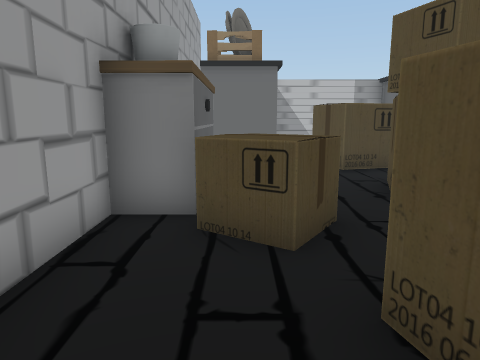
[1] (above)

17 first-person views from a walk through a Unity game level. The camera is 1.4 m above the floor, tilts 10° down and sees 70° across. The floor is counted in squares, 1 m on a side. Each view is taken from the middle of a square. On the plan, view 1 faces up. The plan holds only what a view shows up to about 15 squares ahead; the rest is blank. The place goes on beyond the plan. Some surface patterns are stand-ins.

[2]
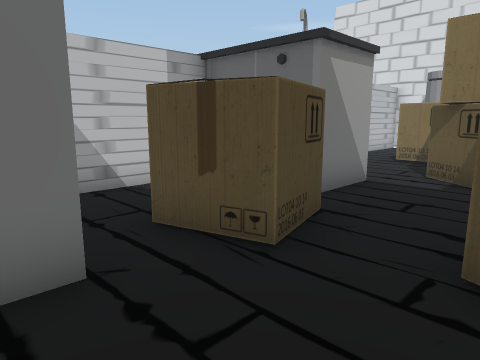

[3]
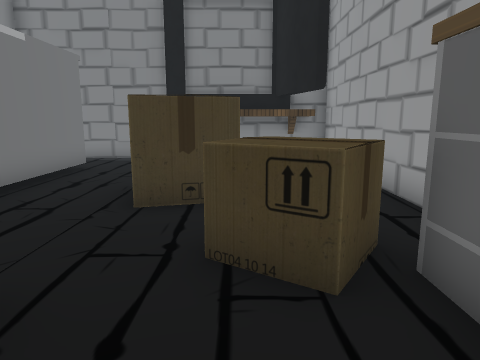

[4]
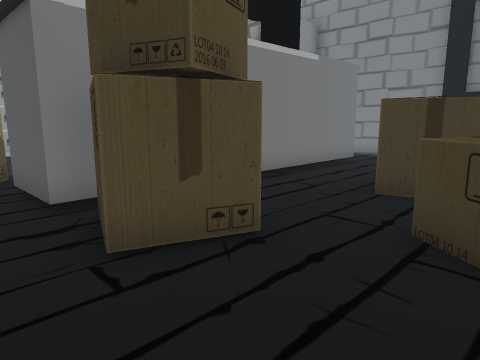

[5]
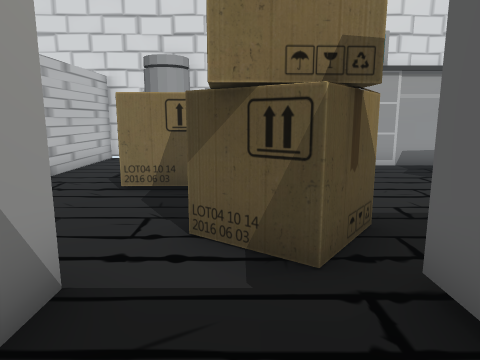

[6]
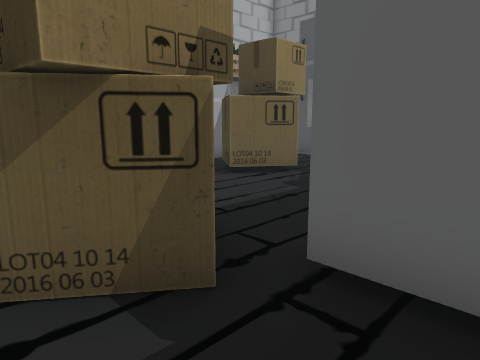

[7]
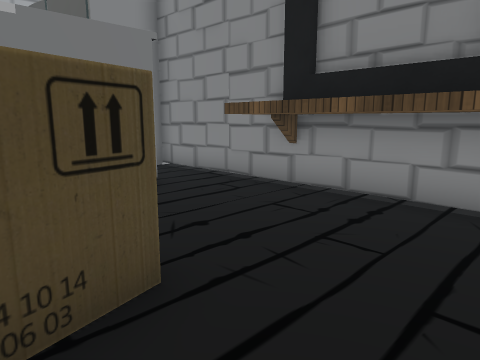

[8]
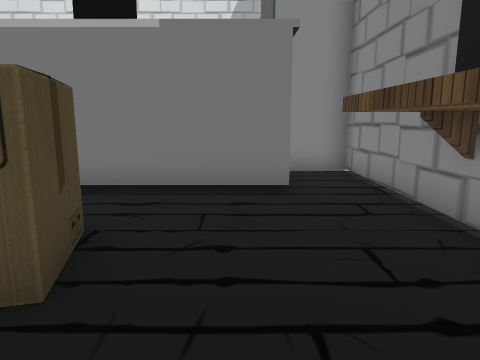

[9]
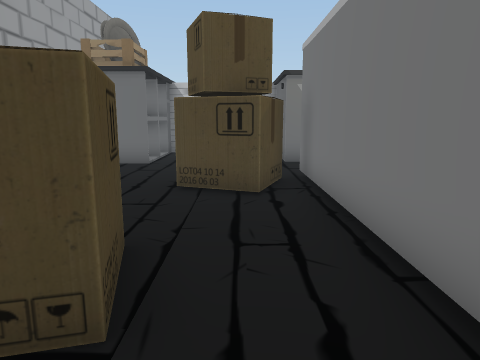

[10]
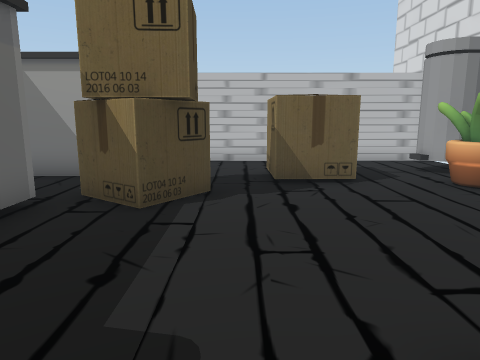

[11]
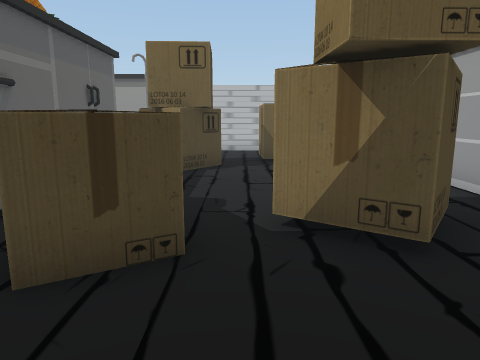

[12]
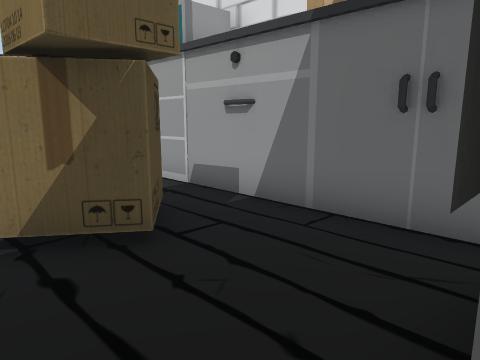

[13]
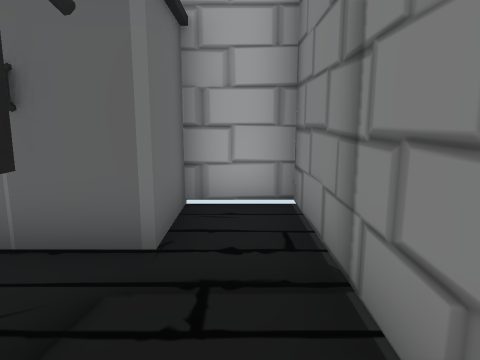

[14]
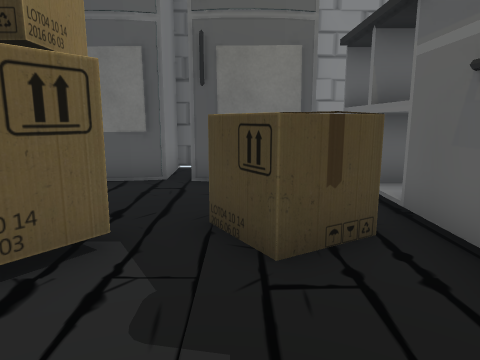

[15]
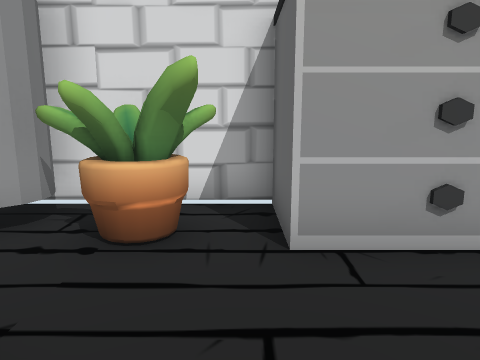

[16]
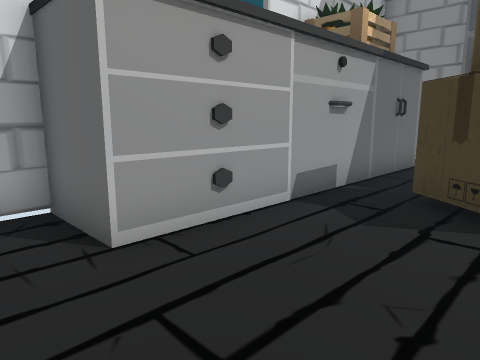

[17]
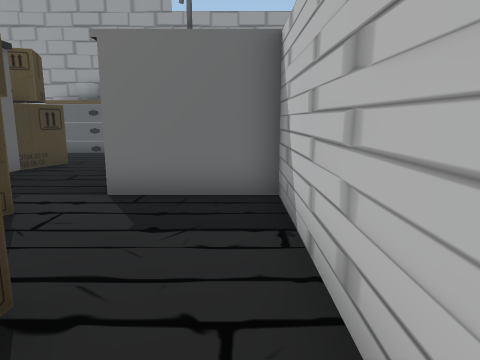

### Floor plan
Points are (right, up) in squares from view 1. A wall is a line through its corners. A room is listed if a view was taken in it or the views show most of it. See-through windows are left out.
Room 1 (views 1, 2, 3, 4, 5, 6, 7, 8, 9, 10, 11, 12, 13, 14, 15, 16, 17)
walls: (5.5, -2) (5.5, 7.5) (7.7, 7.5) (7.7, -2); (15.4, -0.7) (15.6, -0.3); (17.6, 7.5) (17.6, 11.1); (11.4, -3.9) (17.6, -3.9) (17.6, -2.1) (15.6, -2.1) (15.6, 4.3); (4, 13.7) (1.1, 13.7) (1.1, 13.1); (1.1, 11.2) (1.1, 10) (-0.8, 10); (1.1, 11.9) (1.1, 11.5); (-1.9, 4.5) (-1.9, -3.9) (8.4, -3.9); (17.6, 13.7) (7.7, 13.7) (7.7, 10.5) (5.5, 10.5) (5.5, 11.4)
objects: bookshelf (-1, -3) to (4, -3); other object (0, 4) to (1, 5); other object (1, 1) to (3, 3); other object (2, 9) to (4, 11); other object (3, 6) to (5, 7); other object (8, 7) to (10, 9); other object (9, -2) to (10, -2); other object (9, 1) to (10, 3); other object (12, -2) to (14, -2); other object (12, 1) to (14, 4); other object (12, 10) to (13, 11); other object (15, 9) to (17, 10); other object (16, 5); other object (16, 7); bin (16, 11) to (17, 12)

Positions as (right, up) in squares from view 1, and headings:
1: (0, 0), facing up
2: (0, 7), facing up-right
3: (1, 8), facing down
4: (0, 9), facing down-right
5: (5, 9), facing right
6: (6, 10), facing down-right
7: (-1, 2), facing down-right
8: (-1, -1), facing right
9: (4, -1), facing up
10: (11, 2), facing up
11: (11, -2), facing up
12: (11, -2), facing up-right
13: (12, -3), facing right
14: (10, 6), facing down
15: (12, 8), facing right
16: (12, 9), facing down-right
17: (14, 13), facing left
